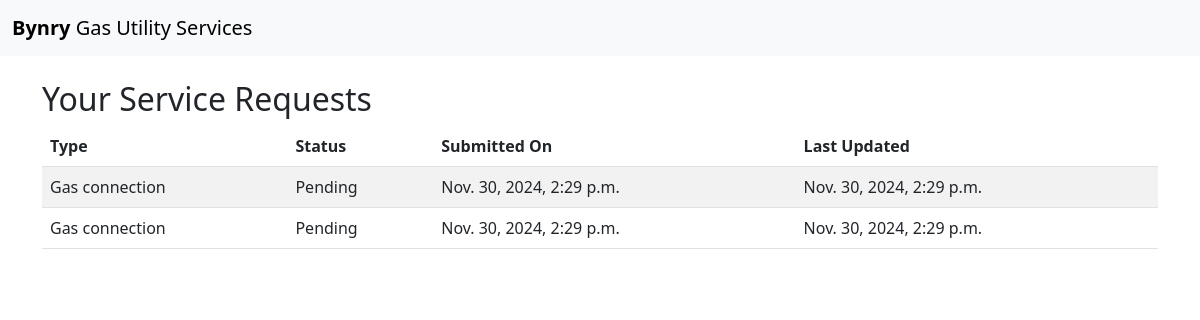
The page /requests/track/ (signed in) on the database its author committed.
### service_requests/models.py (models this page shows, shortened)
class ServiceRequest(models.Model):
    STATUS_CHOICES = [
        ('pending', 'Pending'),
        ('in_progress', 'In Progress'),
        ('resolved', 'Resolved'),
    ]
    customer = models.ForeignKey(User, on_delete=models.CASCADE)
    request_type = models.CharField(max_length=100)
    description = models.TextField()
    attachment = models.FileField(upload_to='attachments/', blank=True, null=True)
    status = models.CharField(max_length=20, choices=STATUS_CHOICES, default='pending')
    created_at = models.DateTimeField(auto_now_add=True)
    updated_at = models.DateTimeField(auto_now=True)

### service_requests/views.py (the view)
# urls.py: path('track/', views.track_requests, name='track_requests'),
@login_required
def track_requests(request):
    requests = ServiceRequest.objects.filter(customer=request.user)
    return render(request, 'service_requests/track_requests.html', {'requests': requests})

### templates/service_requests/track_requests.html
{% extends 'base.html' %}
{% block content %}
<h2>Your Service Requests</h2>
<table class="table table-striped">
    <thead>
        <tr>
            <th>Type</th>
            <th>Status</th>
            <th>Submitted On</th>
            <th>Last Updated</th>
        </tr>
    </thead>
    <tbody>
        {% for request in requests %}
        <tr>
            <td>{{ request.request_type }}</td>
            <td>{{ request.get_status_display }}</td>
            <td>{{ request.created_at }}</td>
            <td>{{ request.updated_at }}</td>
        </tr>
        {% endfor %}
    </tbody>
</table>
{% endblock %}

### templates/base.html (shortened to what this page needs)
<!DOCTYPE html>
<html lang="en">
<head>
    <link href="https://cdn.jsdelivr.net/npm/bootstrap@5.3.0-alpha1/dist/css/bootstrap.min.css" rel="stylesheet">
</head>
<body>
    <nav class="navbar navbar-expand-lg navbar-light bg-light">
        <div class="container-fluid">
            <a class="navbar-brand" href="#"><b>Bynry</b> Gas Utility Services </a>
        </div>
    </nav>
    <div class="container mt-4">
        {% block content %}
        {% endblock %}
    </div>
</body>
</html>

### rows shown on the page
ServiceRequest: request_type "Gas connection", status "Pending", created_at "Nov. 30, 2024, 2:29 p.m.", updated_at "Nov. 30, 2024, 2:29 p.m."
ServiceRequest: request_type "Gas connection", status "Pending", created_at "Nov. 30, 2024, 2:29 p.m.", updated_at "Nov. 30, 2024, 2:29 p.m."
